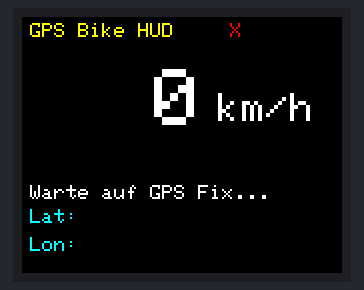
Simulated run of this program. Board: ESP32. On the bench: 160×128 colour display. What the program prints to the serial monitor is not drawn.

Above: at 0.3 s.

The program:

main.cpp
```cpp
#include <Arduino.h>
#include <SPI.h>
#include <Adafruit_GFX.h>
#include <Adafruit_ST7735.h>
#include <Adafruit_GPS.h>

//TFT_Display per SPI
#define TFT_CS   5
#define TFT_DC   17
#define TFT_RST  19
Adafruit_ST7735 tft(TFT_CS, TFT_DC, TFT_RST);   // SCK = GPIO18, MOSI = GPIO23

// GPS per UART2
HardwareSerial GPSSerial(2);
Adafruit_GPS   GPS(&GPSSerial);

// Zustände
uint32_t lastUI = 0, lastLog = 0, lastCoords = 0; // Zeitmarken für Rate Limits (UI, Log, Koordinaten)
double   vEMA = 0.0;              // Exponential Moving Average der Geschwindigkeit
const double ALPHA = 0.75;        // Filtergewicht
bool     fixMsgShown = false;     // Merker
bool     lastFix = true;         // letzter Fixzustand
int      lastSpeedInt = -999;     // zuletzt gezeigte km/h (Ganzzahl)
double   lastLat = 1e9, lastLon = 1e9; // zuletzt gezeigte Koordinaten


// statisches UI
static void drawStaticUI() {
  tft.fillScreen(ST77XX_BLACK);   // Display komplett löschen
  tft.setTextWrap(false);
  tft.fillRect(0, 0, 128, 14, ST77XX_BLACK);
  tft.setTextSize(1);
  tft.setTextColor(ST77XX_YELLOW);
  tft.setCursor(4, 3); tft.print("GPS Bike HUD"); // linker Titel

  tft.setTextColor(ST77XX_CYAN);
  tft.setCursor(4, 96);  tft.print("Lat:");   // Labels unten links
  tft.setCursor(4, 110); tft.print("Lon:");
}

// GPS Fix Anzeige
static void drawFix(bool fix) {
  if (fix == lastFix) return; // nur neu zeichnen, wenn sich der Status ändert
  lastFix = fix;
  tft.fillRect(96, 0, 32, 14, ST77XX_BLACK);
  tft.setTextSize(1);
  tft.setCursor(104, 3);
  tft.setTextColor(fix ? ST77XX_GREEN : ST77XX_RED);
  tft.print(fix ? "F" : "X"); // F = Fix, X = kein Fix
}

// Anzeige Geschwindigkeit
static void drawSpeedInt(int kmh) {
  if (kmh == lastSpeedInt) return; // gleiche Zahl -> nichts neu zeichnen
  lastSpeedInt = kmh;
  if (kmh < 0) kmh = 0; if (kmh > 199) kmh = 199; // simple Begrenzung

  tft.fillRect(0, 20, 128, 60, ST77XX_BLACK);     // Geschwindigkeitsbereich löschen
  tft.setTextColor(ST77XX_WHITE);
  tft.setTextSize(4);
  tft.setCursor(18, 26);
  char buf[6]; snprintf(buf, sizeof(buf), "%3d", kmh);
  tft.print(buf);
  tft.setTextSize(2);
  tft.setCursor(98, 38); tft.print("km/h");
}

// Anzeige GPS Koordinaten
static void drawCoords(double lat, double lon) {
  uint32_t now = millis();
  if (now - lastCoords < 500) return; // max. 2x pro Sekunde
  // nur updaten, wenn sich etwas merklich geändert hat (~1 m bei 1e-5 Grad)
  if (fabs(lat - lastLat) < 1e-5 && fabs(lon - lastLon) < 1e-5) return;
  lastCoords = now; lastLat = lat; lastLon = lon;

  tft.fillRect(32, 96, 96, 24, ST77XX_BLACK);    // Koordinatenbereich löschen
  tft.setTextSize(1);
  tft.setTextColor(ST77XX_CYAN);
  tft.setCursor(32, 96);  tft.print(lat, 5);
  tft.setCursor(32, 110); tft.print(lon, 5);
}

// Fix Hinweis
static void showFixHint(bool fix) {
  if (!fix && !fixMsgShown) {
    fixMsgShown = true;
    tft.fillRect(0, 84, 128, 12, ST77XX_BLACK);
    tft.setTextSize(1); tft.setTextColor(ST77XX_WHITE);
    tft.setCursor(4, 84); tft.print("Warte auf GPS Fix...");
  }
  if (fix && fixMsgShown) {
    tft.fillRect(0, 84, 128, 12, ST77XX_BLACK);
    fixMsgShown = false;
  }
}

void setup() {
  Serial.begin(115200);

  SPI.begin(18, -1, 23, TFT_CS);           // Kein MISO Pin
  tft.initR(INITR_BLACKTAB);
  tft.setRotation(1);                      // Querformat
  drawStaticUI();                          // Header + Labels

  GPSSerial.begin(9600, SERIAL_8N1, 21, 16);
  GPS.begin(9600);                         // Adafruit_GPS an 9600 koppeln
  GPS.sendCommand(PMTK_SET_BAUD_115200);   // GPS auf 115200 Baud umschalten
  delay(100);
  GPSSerial.updateBaudRate(115200);        // UART2 auf 115200 umschalten
  GPS.begin(115200);                       // Parser ebenfalls auf 115200

  // NMEA_Sätze & Rate:
  GPS.sendCommand(PMTK_SET_NMEA_OUTPUT_RMCGGA); // RMC (Speed/Kurs/Lat/Lon/Zeit) + GGA (Fix/HDOP/Alt)
  GPS.sendCommand(PMTK_SET_NMEA_UPDATE_10HZ);   // 10 Hz Update Rate
  GPS.sendCommand(PGCMD_ANTENNA);               // Antennenstatus

  showFixHint(false);                      // zu Beginn Hinweis zeigen
}


void loop() {
  // Eingehende NMEA_Zeichen zügig auslesen und parsen:
  while (GPS.available()) {
    char c = GPS.read();
    if (GPS.newNMEAreceived()) GPS.parse(GPS.lastNMEA()); // Satz vollständig -> parsen
  }

  bool fix = GPS.fix;                      // 1 = gültiger Fix
  double v_raw = GPS.speed * 1.852;        // kn -> km/h
  if (!fix) v_raw = 0.0;

  // EMA-Filter
  vEMA = ALPHA * v_raw + (1.0 - ALPHA) * vEMA;
  int v_int = (int)lrint(vEMA);            // Ganzzahl (km/h)

  uint32_t now = millis();
  if (now - lastUI >= 100) {               // UI alle ~100 ms
    lastUI = now;
    drawFix(fix);                          // F/X rechts oben
    showFixHint(fix);                      // Hinweis je nach Fix ein/aus
    drawSpeedInt(v_int);                   // Geschwindigkeit in der Mitte
    if (fix) drawCoords(GPS.latitudeDegrees, GPS.longitudeDegrees); // Koordinaten
  }

  if (now - lastLog >= 500) {              // Debug alle 500 ms
    lastLog = now;
    Serial.print("Fix: "); Serial.print((int)fix);
    Serial.print("  v_raw: "); Serial.print(v_raw, 2);
    Serial.print("  vEMA: ");  Serial.print(vEMA, 2);
    Serial.print("  shown: "); Serial.print(v_int);
    if (fix) {
      Serial.print("  Lat: "); Serial.print(GPS.latitudeDegrees, 6);
      Serial.print("  Lon: "); Serial.print(GPS.longitudeDegrees, 6);
    }
    Serial.println();
  }
}
```
